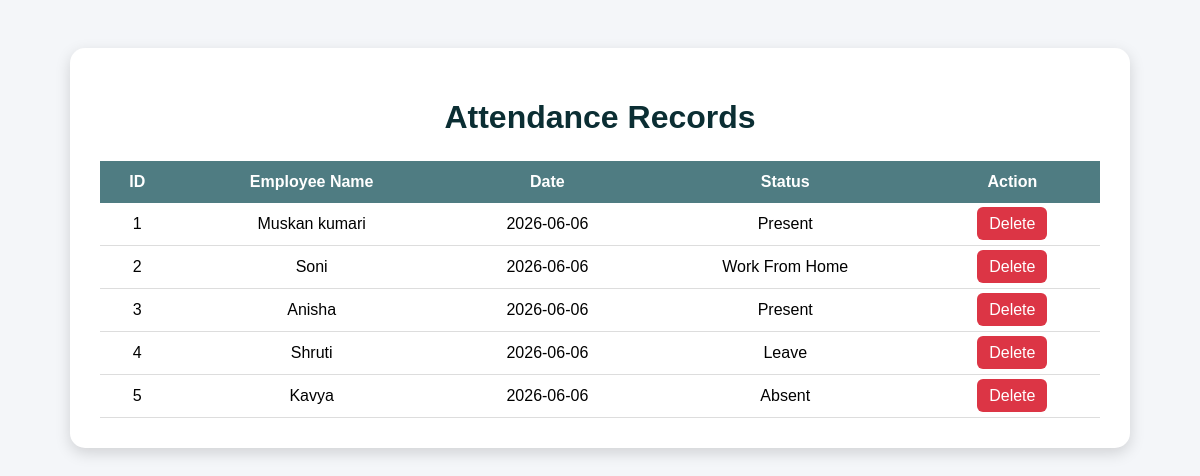
Page /attendance_list on the committed database.
### tables this page shows
CREATE TABLE attendance(
    id INTEGER PRIMARY KEY AUTOINCREMENT,
    employee_name TEXT,
    date TEXT,
    status TEXT
);

### app.py (the view)
@app.route("/attendance_list")
def attendance_list():
    conn = sqlite3.connect("database.db")
    cur = conn.cursor()
    cur.execute("""
        SELECT *
        FROM attendance
        ORDER BY date DESC
    """)
    attendance_records = cur.fetchall()
    conn.close()
    return render_template(
        "attendance_list.html",
        attendance_records=attendance_records
    )

### templates/attendance_list.html (shortened to what this page needs)
<!DOCTYPE html>
<html>
<head>
</head>
<body>
<div class="container">
    <h1>Attendance Records</h1>
    <table>
        <tr>
            <th>ID</th>
            <th>Employee Name</th>
            <th>Date</th>
            <th>Status</th>
            <th>Action</th>
        </tr>
        {% for record in attendance_records %}
        <tr>
            <td>{{ record[0] }}</td>
            <td>{{ record[1] }}</td>
            <td>{{ record[2] }}</td>
            <td>{{ record[3] }}</td>
            <td>
                <a
                href="/delete-attendance/{{ record[0] }}"
                class="delete-btn"
                onclick="return confirm('Delete attendance record?')">
                Delete
                </a>
            </td>
        </tr>
        {% endfor %}
    </table>
</div>
</body>
</html>

### templates/attendance_list.html (style rules this page uses)
body { font-family:Arial,sans-serif; background:#f4f6f9; padding:40px; }
.container { max-width:1000px; margin:auto; background:white; padding:30px; border-radius:15px; box-shadow:0px 5px 15px rgba(0,0,0,0.15); }
h1 { text-align:center; color:#0B2E33; margin-bottom:25px; }
table { width:100%; border-collapse:collapse; }
th { background:#4F7C82; color:white; padding:12px; }
td { padding:12px; text-align:center; border-bottom:1px solid #ddd; }
.delete-btn { background:#dc3545; color:white; padding:8px 12px; text-decoration:none; border-radius:6px; }

### rows in the picture
attendance: id "1", employee_name "Muskan kumari", date "2026-06-06", status "Present"
attendance: id "2", employee_name "Soni", date "2026-06-06", status "Work From Home"
attendance: id "3", employee_name "Anisha", date "2026-06-06", status "Present"
attendance: id "4", employee_name "Shruti", date "2026-06-06", status "Leave"
attendance: id "5", employee_name "Kavya", date "2026-06-06", status "Absent"
